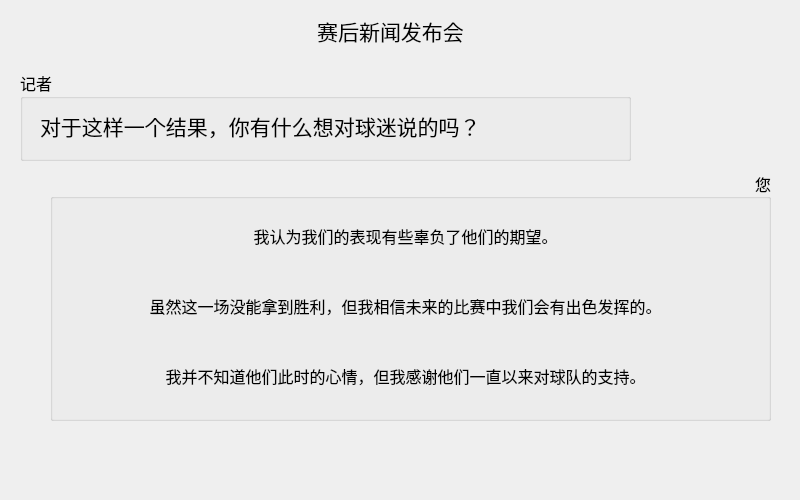
<?xml version="1.0" encoding="UTF-8"?>
<ui version="4.0">
 <class>afterGameDrawDialog_3</class>
 <widget class="QDialog" name="afterGameDrawDialog_3">
  <property name="geometry">
   <rect>
    <x>0</x>
    <y>0</y>
    <width>800</width>
    <height>500</height>
   </rect>
  </property>
  <property name="windowTitle">
   <string>Dialog</string>
  </property>
  <widget class="QLabel" name="label">
   <property name="geometry">
    <rect>
     <x>180</x>
     <y>10</y>
     <width>421</width>
     <height>41</height>
    </rect>
   </property>
   <property name="font">
    <font>
     <family>等线</family>
     <pointsize>16</pointsize>
    </font>
   </property>
   <property name="text">
    <string>赛后新闻发布会</string>
   </property>
   <property name="alignment">
    <set>Qt::AlignCenter</set>
   </property>
  </widget>
  <widget class="QGroupBox" name="groupBox">
   <property name="geometry">
    <rect>
     <x>20</x>
     <y>70</y>
     <width>611</width>
     <height>91</height>
    </rect>
   </property>
   <property name="font">
    <font>
     <family>等线</family>
     <pointsize>12</pointsize>
    </font>
   </property>
   <property name="title">
    <string>记者</string>
   </property>
   <widget class="QLabel" name="label_2">
    <property name="geometry">
     <rect>
      <x>20</x>
      <y>30</y>
      <width>591</width>
      <height>51</height>
     </rect>
    </property>
    <property name="font">
     <font>
      <family>楷体</family>
      <pointsize>16</pointsize>
     </font>
    </property>
    <property name="text">
     <string>对于这样一个结果，你有什么想对球迷说的吗？</string>
    </property>
   </widget>
  </widget>
  <widget class="QGroupBox" name="groupBox_2">
   <property name="geometry">
    <rect>
     <x>50</x>
     <y>170</y>
     <width>721</width>
     <height>251</height>
    </rect>
   </property>
   <property name="font">
    <font>
     <family>等线</family>
     <pointsize>12</pointsize>
    </font>
   </property>
   <property name="title">
    <string>您</string>
   </property>
   <property name="alignment">
    <set>Qt::AlignRight|Qt::AlignTrailing|Qt::AlignVCenter</set>
   </property>
   <widget class="QToolButton" name="toolButton">
    <property name="geometry">
     <rect>
      <x>20</x>
      <y>40</y>
      <width>671</width>
      <height>51</height>
     </rect>
    </property>
    <property name="font">
     <font>
      <family>楷体</family>
     </font>
    </property>
    <property name="text">
     <string>我认为我们的表现有些辜负了他们的期望。</string>
    </property>
    <property name="autoRaise">
     <bool>true</bool>
    </property>
   </widget>
   <widget class="QToolButton" name="toolButton_2">
    <property name="geometry">
     <rect>
      <x>20</x>
      <y>110</y>
      <width>671</width>
      <height>51</height>
     </rect>
    </property>
    <property name="font">
     <font>
      <family>楷体</family>
     </font>
    </property>
    <property name="text">
     <string>虽然这一场没能拿到胜利，但我相信未来的比赛中我们会有出色发挥的。</string>
    </property>
    <property name="autoRaise">
     <bool>true</bool>
    </property>
   </widget>
   <widget class="QToolButton" name="toolButton_3">
    <property name="geometry">
     <rect>
      <x>20</x>
      <y>180</y>
      <width>671</width>
      <height>51</height>
     </rect>
    </property>
    <property name="font">
     <font>
      <family>楷体</family>
     </font>
    </property>
    <property name="text">
     <string>我并不知道他们此时的心情，但我感谢他们一直以来对球队的支持。</string>
    </property>
    <property name="autoRaise">
     <bool>true</bool>
    </property>
   </widget>
  </widget>
 </widget>
 <resources/>
 <connections/>
</ui>
